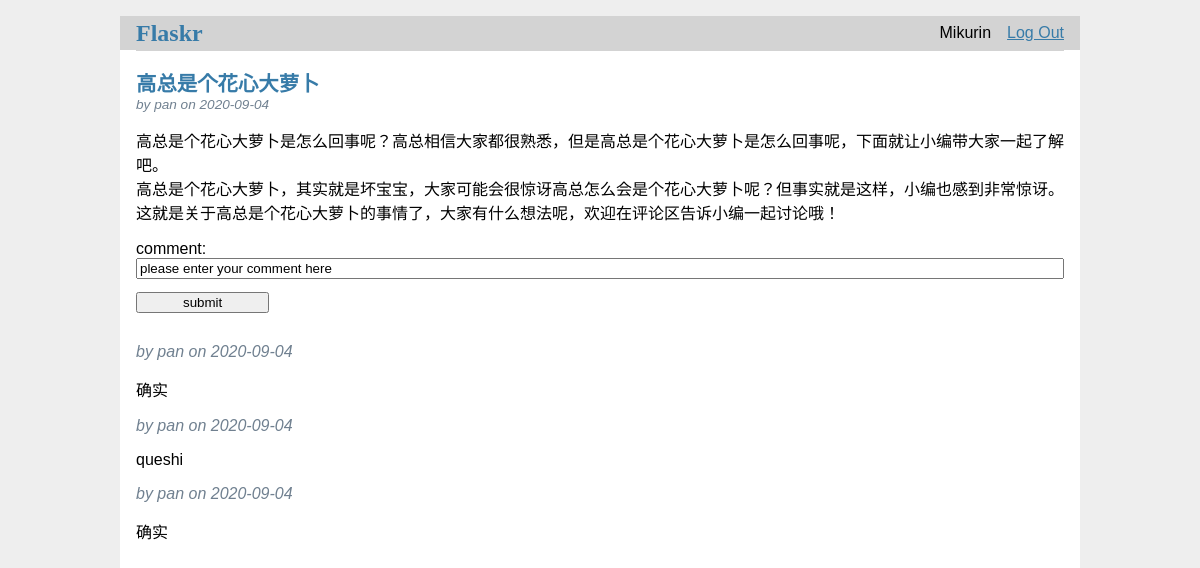
The app's page /4/post_page (signed in) with its own data.
### tables this page shows
CREATE TABLE user (
  id INTEGER PRIMARY KEY AUTOINCREMENT,
  username TEXT UNIQUE NOT NULL,
  password TEXT NOT NULL
);

CREATE TABLE post (
  id INTEGER PRIMARY KEY AUTOINCREMENT,
  author_id INTEGER NOT NULL,
  created TIMESTAMP NOT NULL DEFAULT CURRENT_TIMESTAMP,
  title TEXT NOT NULL,
  body TEXT NOT NULL,
  good INTEGER DEFAULT 0,
  bad INTEGER DEFAULT 0,
  FOREIGN KEY (author_id) REFERENCES user (id)
);

CREATE TABLE comment (
  id INTEGER PRIMARY KEY AUTOINCREMENT,
  post_id INTEGER NOT NULL,
  author_id INTEGER NOT NULL,
  created TIMESTAMP NOT NULL DEFAULT CURRENT_TIMESTAMP,
  body TEXT NOT NULL,
  good INTEGER DEFAULT 0,
  bad INTEGER DEFAULT 0,
  FOREIGN KEY (post_id) REFERENCES post (id),
  FOREIGN KEY (author_id) REFERENCES user (id)
);

### flaskr/blog.py (the view)
@bp.route('/<int:id>/post_page')
@login_required
def post_page(id):
    db = get_db()
    post = db.execute(
        'SELECT p.id, title, body, created, author_id, username, good, bad'
        ' FROM post p JOIN user u ON p.author_id = u.id'
        ' WHERE p.id = ?', (id,)
    ).fetchall()
    comments = db.execute(
        'SELECT c.id, body, created, author_id, post_id , username, good, bad'
        ' FROM comment as c  JOIN user u ON c.author_id = u.id'
        ' WHERE c.post_id = ?', (id,)
    )
    return render_template('blog/post_page.html', post=post[0], comments=comments)

### flaskr/auth.py (called while the page is built)
@bp.before_app_request
def load_logged_in_user():
    user_id = session.get('user_id')
    if user_id is None:
        g.user = None
    else:
        g.user = get_db().execute(
            'SELECT * FROM user WHERE id = ?', (user_id,)
        ).fetchone()

def login_required(view):
    @functools.wraps(view)
    def wrapped_view(**kwargs):
        if g.user is None:
            return redirect(url_for('auth.login'))
        return view(**kwargs)
    return wrapped_view

### flaskr/db.py (called while the page is built)
def get_db():
    if 'db' not in g:
        g.db = sqlite3.connect(
            current_app.config['DATABASE'],
            detect_types=sqlite3.PARSE_DECLTYPES
        )
        g.db.row_factory = sqlite3.Row
    return g.db

### flaskr/templates/blog/post_page.html (shortened to what this page needs)
{% extends 'base.html' %}
{% block content %}
<article class="post">
    <header>
        <div>
            <h1>{{ post['title'] }}</h1>
            <div class="about">by {{ post['username'] }} on {{ post['created'].strftime('%Y-%m-%d') }}</div>
        </div>
    </header>
    <p class="body">{{ post['body'] }}</p>
</article>
<form action="{{ url_for('blog.add_comment', id=post['id']) }}" method="post">
    comment: <input type="text" name="comment" value="please enter your comment here">
    <input type="submit" value="submit">
</form>
{% for comment in comments %}
<div class="post">
    <div class="about"> by {{ comment['username'] }} on {{ comment['created'].strftime('%Y-%m-%d') }}</div>
    <p class="body"> {{comment['body'] }} </p>
</div>
{% endfor %}
{% endblock %}

### flaskr/templates/base.html (shortened to what this page needs)
<!doctype html>
<link rel="stylesheet" href="{{ url_for('static', filename='style.css') }}">
<nav>
  <h1> <a href="{{ url_for('blog.index')}}"> Flaskr </a> </h1>
  <ul>
    {% if g.user %}
      <li><span>{{ g.user['username'] }}</span>
      <li><a href="{{ url_for('auth.logout') }}">Log Out</a>
    {% else %}
      <li><a href="{{ url_for('auth.register') }}">Register</a>
      <li><a href="{{ url_for('auth.login') }}">Log In</a>
    {% endif %}
  </ul>
</nav>
<section class="content">
  <header>
  </header>
  {% block content %}{% endblock %}
</section>

### flaskr/static/style.css (style rules this page uses)
h1 { font-family: serif; color: #377ba8; margin: 1rem 0; }
a { color: #377ba8; }
nav { background: lightgray; display: flex; align-items: center; padding: 0 0.5rem; }
nav h1 { flex: auto; margin: 0; }
nav h1 a { text-decoration: none; padding: 0.25rem 0.5rem; }
nav ul { display: flex; list-style: none; margin: 0; padding: 0; }
nav ul li a, nav ul li span, header .action { display: block; padding: 0.5rem; }
.content { padding: 0 1rem 1rem; }
.content > header { border-bottom: 1px solid lightgray; display: flex; align-items: flex-end; }
.post > header { display: flex; align-items: flex-end; font-size: 0.85em; }
.post > header > div:first-of-type { flex: auto; }
.post > header h1 { font-size: 1.5em; margin-bottom: 0; }
.post .about { color: slategray; font-style: italic; }
.post .body { white-space: pre-line; }
.content:last-child { margin-bottom: 0; }
.content form { margin: 1em 0; display: flex; flex-direction: column; }
.content input, .content textarea { margin-bottom: 1em; }
input[type=submit] { align-self: start; min-width: 10em; }

### records on screen
user: user.username "Mikurin"
post: title "高总是个花心大萝卜", created "2020-09-04", body "高总是个花心大萝卜是怎么回事呢？高总相信大家都很熟悉，但是高总是个花心大萝卜是怎么回事呢，下面就让小编带大家一起了解吧。 高总是个花心大萝卜，其实就是坏宝宝，大家可能会很惊讶高总怎么会是个花心大萝卜呢？但事实就是这样，小编也感到非常惊讶。 这就是关于高总是个花心大萝卜的事情了，大家有什么想法呢，欢迎在评论区告诉小编一起讨论哦！"
user: username "pan"
comment: username "pan", created "2020-09-04", body "确实"
comment: username "pan", created "2020-09-04", body "queshi"
comment: username "pan", created "2020-09-04", body "确实"
